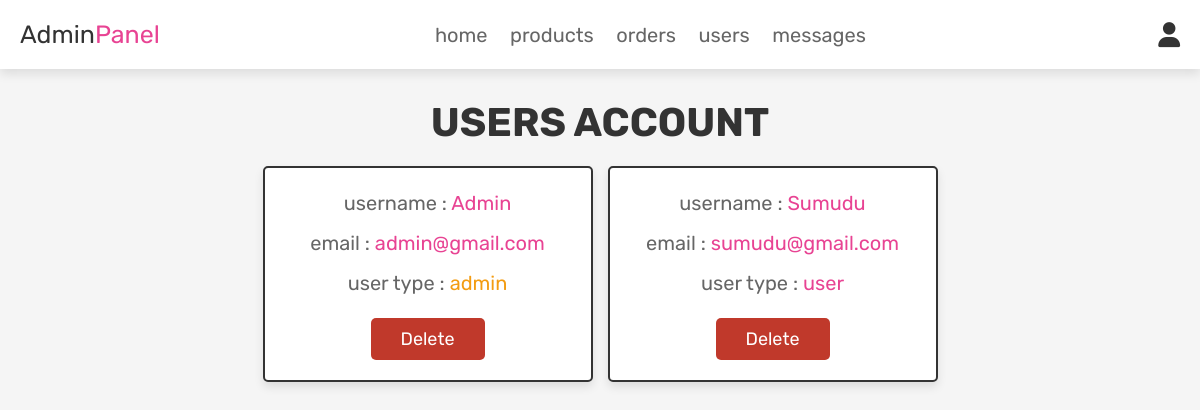
The app's page /admin_users.php (signed in) with its own data.
### tables this page shows
CREATE TABLE `users` (
  `id` int(100) NOT NULL,
  `name` varchar(100) NOT NULL,
  `email` varchar(100) NOT NULL,
  `password` varchar(100) NOT NULL,
  `user_type` varchar(20) NOT NULL DEFAULT 'user'
);

### admin_users.php (the view, shortened to what this page needs)
<?php
@include 'config.php';
?>
<!DOCTYPE html>
<html lang="en">
<head>
   <link rel="stylesheet" href="https://cdnjs.cloudflare.com/ajax/libs/font-awesome/6.0.0/css/all.min.css">
   <link rel="stylesheet" href="css/admin_style.css">
</head>
<body>
<?php @include 'admin_header.php'; ?>
<section class="users">
   <h1 class="title">users account</h1>
   <div class="box-container">
      <?php
         $select_users = mysqli_query($conn, "SELECT * FROM `users`") or die('query failed');
         if(mysqli_num_rows($select_users) > 0){
            while($fetch_users = mysqli_fetch_assoc($select_users)){
      ?>
      <div class="box">
         <p>username : <span><?php echo $fetch_users['name']; ?></span></p>
         <p>email : <span><?php echo $fetch_users['email']; ?></span></p>
         <p>user type : <span style="color:<?php if($fetch_users['user_type'] == 'admin'){ echo 'var(--orange)'; }; ?>"><?php echo $fetch_users['user_type']; ?></span></p>
         <a href="admin_users.php?delete=<?php echo $fetch_users['id']; ?>" onclick="return confirm('delete this user?');" class="delete-btn">delete</a>
      </div>
      <?php
         }
      }
      ?>
   </div>
</section>
</body>
</html>

### css/admin_style.css (style rules this page uses)
:root { --pink:#e84393; --red:#c0392b; --orange:#f39c12; --black:#333; --white:#fff; --light-color:#666; --light-white:#ccc; --light-bg:#f5f5f5; --border:.2rem solid var(--black); --box-shadow:0 .5rem 1rem rgba(0,0,0,.1); }
* { font-family: 'Rubik', sans-serif; margin:0; padding:0; box-sizing: border-box; outline: none; border:none; text-decoration: none; transition:all .2s linear; }
html { font-size: 62.5%; overflow-x: hidden; scroll-behavior: smooth; scroll-padding-top: 6.5rem; }
body { background: var(--light-bg); }
section { padding:3rem 2rem; }
.title { text-align: center; margin-bottom: 2rem; color:var(--black); text-transform: uppercase; font-size: 4rem; }
.btn, .delete-btn, .option-btn { display: inline-block; border-radius: .5rem; margin-top: 1rem; font-size: 1.8rem; color:var(--white); cursor: pointer; padding:1rem 3rem; text-transform: capitalize; }
.delete-btn { background-color: var(--red); }
.users .box-container { display: grid; grid-template-columns: repeat(auto-fit, 33rem); gap:1.5rem; align-items: flex-start; max-width: 1200px; margin: 0 auto; justify-content: center; }
.users .box-container .box { padding:2rem; border:var(--border); background-color: var(--white); box-shadow: var(--box-shadow); border-radius: .5rem; text-align: center; }
.users .box-container .box p { font-size: 2rem; color:var(--light-color); margin-bottom: 1rem; line-height: 1.5; }
.users .box-container .box p span { color:var(--pink); }
.users .box-container .box .delete-btn { margin-top: .5; }

### records on screen
users: name "Admin", email "admin@gmail.com", user_type "admin"
users: name "Sumudu", email "sumudu@gmail.com", user_type "user"
